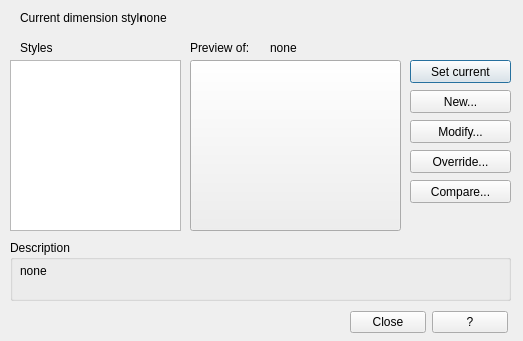
<?xml version="1.0" encoding="UTF-8"?>
<ui version="4.0">
 <class>DimStyle_Dialog</class>
 <widget class="QDialog" name="DimStyle_Dialog">
  <property name="windowModality">
   <enum>Qt::WindowModal</enum>
  </property>
  <property name="geometry">
   <rect>
    <x>0</x>
    <y>0</y>
    <width>523</width>
    <height>341</height>
   </rect>
  </property>
  <property name="windowTitle">
   <string>QAD - Dimension style manager</string>
  </property>
  <widget class="QLabel" name="label">
   <property name="geometry">
    <rect>
     <x>20</x>
     <y>10</y>
     <width>121</width>
     <height>16</height>
    </rect>
   </property>
   <property name="text">
    <string>Current dimension style:</string>
   </property>
  </widget>
  <widget class="QLabel" name="currentDimStyle">
   <property name="geometry">
    <rect>
     <x>140</x>
     <y>10</y>
     <width>331</width>
     <height>16</height>
    </rect>
   </property>
   <property name="text">
    <string>none</string>
   </property>
  </widget>
  <widget class="QLabel" name="label_2">
   <property name="geometry">
    <rect>
     <x>20</x>
     <y>40</y>
     <width>47</width>
     <height>16</height>
    </rect>
   </property>
   <property name="text">
    <string>Styles</string>
   </property>
  </widget>
  <widget class="QListView" name="dimStyleList">
   <property name="geometry">
    <rect>
     <x>10</x>
     <y>60</y>
     <width>171</width>
     <height>171</height>
    </rect>
   </property>
  </widget>
  <widget class="QPushButton" name="SetCurrent">
   <property name="geometry">
    <rect>
     <x>410</x>
     <y>60</y>
     <width>101</width>
     <height>23</height>
    </rect>
   </property>
   <property name="toolTip">
    <string>Sets the style selected under Styles to current. The current style is applied to dimensions you create.</string>
   </property>
   <property name="text">
    <string>Set current</string>
   </property>
  </widget>
  <widget class="QPushButton" name="new_2">
   <property name="geometry">
    <rect>
     <x>410</x>
     <y>90</y>
     <width>101</width>
     <height>23</height>
    </rect>
   </property>
   <property name="toolTip">
    <string>Define a new dimension style.</string>
   </property>
   <property name="text">
    <string>New...</string>
   </property>
  </widget>
  <widget class="QPushButton" name="Mod">
   <property name="geometry">
    <rect>
     <x>410</x>
     <y>120</y>
     <width>101</width>
     <height>23</height>
    </rect>
   </property>
   <property name="toolTip">
    <string>Modify the selected dimension style.</string>
   </property>
   <property name="text">
    <string>Modify...</string>
   </property>
  </widget>
  <widget class="QPushButton" name="TempMod">
   <property name="geometry">
    <rect>
     <x>410</x>
     <y>150</y>
     <width>101</width>
     <height>23</height>
    </rect>
   </property>
   <property name="toolTip">
    <string>Set temporary modifications for the selected style. The temporary modifications will not saved.</string>
   </property>
   <property name="text">
    <string>Override...</string>
   </property>
  </widget>
  <widget class="QPushButton" name="Diff">
   <property name="geometry">
    <rect>
     <x>410</x>
     <y>180</y>
     <width>101</width>
     <height>23</height>
    </rect>
   </property>
   <property name="toolTip">
    <string>Compare two dimension styles or list all the properties of one dimension style.</string>
   </property>
   <property name="text">
    <string>Compare...</string>
   </property>
  </widget>
  <widget class="QGroupBox" name="groupBox">
   <property name="geometry">
    <rect>
     <x>10</x>
     <y>240</y>
     <width>501</width>
     <height>61</height>
    </rect>
   </property>
   <property name="title">
    <string>Description</string>
   </property>
   <widget class="QLabel" name="descriptionSelectedStyle">
    <property name="geometry">
     <rect>
      <x>10</x>
      <y>10</y>
      <width>481</width>
      <height>41</height>
     </rect>
    </property>
    <property name="text">
     <string>none</string>
    </property>
   </widget>
  </widget>
  <widget class="QLabel" name="label_3">
   <property name="geometry">
    <rect>
     <x>190</x>
     <y>40</y>
     <width>71</width>
     <height>16</height>
    </rect>
   </property>
   <property name="text">
    <string>Preview of:</string>
   </property>
  </widget>
  <widget class="QLabel" name="selectedStyle">
   <property name="geometry">
    <rect>
     <x>270</x>
     <y>40</y>
     <width>241</width>
     <height>16</height>
    </rect>
   </property>
   <property name="text">
    <string>none</string>
   </property>
  </widget>
  <widget class="QWidget" name="layoutWidget">
   <property name="geometry">
    <rect>
     <x>350</x>
     <y>310</y>
     <width>158</width>
     <height>25</height>
    </rect>
   </property>
   <layout class="QHBoxLayout" name="horizontalLayout">
    <item>
     <widget class="QPushButton" name="closeButton">
      <property name="text">
       <string>Close</string>
      </property>
     </widget>
    </item>
    <item>
     <widget class="QPushButton" name="helpButton">
      <property name="text">
       <string>?</string>
      </property>
     </widget>
    </item>
   </layout>
  </widget>
  <widget class="QPushButton" name="previewDummy">
   <property name="geometry">
    <rect>
     <x>190</x>
     <y>60</y>
     <width>211</width>
     <height>171</height>
    </rect>
   </property>
   <property name="text">
    <string/>
   </property>
  </widget>
 </widget>
 <resources/>
 <connections>
  <connection>
   <sender>SetCurrent</sender>
   <signal>clicked()</signal>
   <receiver>DimStyle_Dialog</receiver>
   <slot>setCurrentStyle()</slot>
   <hints>
    <hint type="sourcelabel">
     <x>404</x>
     <y>71</y>
    </hint>
    <hint type="destinationlabel">
     <x>403</x>
     <y>34</y>
    </hint>
   </hints>
  </connection>
  <connection>
   <sender>new_2</sender>
   <signal>clicked()</signal>
   <receiver>DimStyle_Dialog</receiver>
   <slot>createNewStyle()</slot>
   <hints>
    <hint type="sourcelabel">
     <x>438</x>
     <y>102</y>
    </hint>
    <hint type="destinationlabel">
     <x>467</x>
     <y>33</y>
    </hint>
   </hints>
  </connection>
  <connection>
   <sender>Mod</sender>
   <signal>clicked()</signal>
   <receiver>DimStyle_Dialog</receiver>
   <slot>modStyle()</slot>
   <hints>
    <hint type="sourcelabel">
     <x>429</x>
     <y>132</y>
    </hint>
    <hint type="destinationlabel">
     <x>480</x>
     <y>129</y>
    </hint>
   </hints>
  </connection>
  <connection>
   <sender>dimStyleList</sender>
   <signal>customContextMenuRequested(QPoint)</signal>
   <receiver>DimStyle_Dialog</receiver>
   <slot>displayPopupMenu()</slot>
   <hints>
    <hint type="sourcelabel">
     <x>97</x>
     <y>138</y>
    </hint>
    <hint type="destinationlabel">
     <x>70</x>
     <y>292</y>
    </hint>
   </hints>
  </connection>
  <connection>
   <sender>TempMod</sender>
   <signal>clicked()</signal>
   <receiver>DimStyle_Dialog</receiver>
   <slot>temporaryModStyle()</slot>
   <hints>
    <hint type="sourcelabel">
     <x>422</x>
     <y>161</y>
    </hint>
    <hint type="destinationlabel">
     <x>475</x>
     <y>160</y>
    </hint>
   </hints>
  </connection>
  <connection>
   <sender>helpButton</sender>
   <signal>clicked()</signal>
   <receiver>DimStyle_Dialog</receiver>
   <slot>ButtonHELP_Pressed()</slot>
   <hints>
    <hint type="sourcelabel">
     <x>423</x>
     <y>291</y>
    </hint>
    <hint type="destinationlabel">
     <x>475</x>
     <y>297</y>
    </hint>
   </hints>
  </connection>
  <connection>
   <sender>Diff</sender>
   <signal>clicked()</signal>
   <receiver>DimStyle_Dialog</receiver>
   <slot>showDiffBetweenStyles()</slot>
   <hints>
    <hint type="sourcelabel">
     <x>430</x>
     <y>191</y>
    </hint>
    <hint type="destinationlabel">
     <x>477</x>
     <y>194</y>
    </hint>
   </hints>
  </connection>
  <connection>
   <sender>closeButton</sender>
   <signal>clicked()</signal>
   <receiver>DimStyle_Dialog</receiver>
   <slot>accept()</slot>
   <hints>
    <hint type="sourcelabel">
     <x>237</x>
     <y>291</y>
    </hint>
    <hint type="destinationlabel">
     <x>185</x>
     <y>291</y>
    </hint>
   </hints>
  </connection>
 </connections>
 <slots>
  <slot>setCurrentStyle()</slot>
  <slot>createNewStyle()</slot>
  <slot>modStyle()</slot>
  <slot>displayPopupMenu()</slot>
  <slot>temporaryModStyle()</slot>
  <slot>ButtonHELP_Pressed()</slot>
  <slot>showDiffBetweenStyles()</slot>
 </slots>
</ui>
